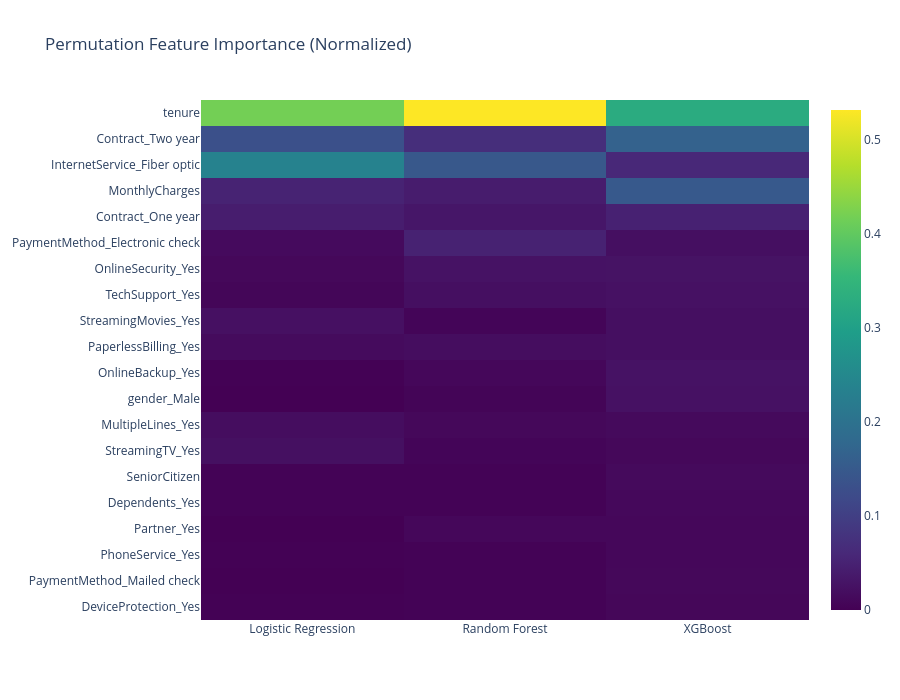

This figure's notebook cell:
### Code cell
# =========================
# Model Analysis
# =========================

fi_df = pd.DataFrame(feature_importances)

top_n = 20

top_features = (
    fi_df.mean(axis=1)
    .sort_values(ascending=False)
    .head(top_n)
    .index
)

fi_top = fi_df.loc[top_features]

fi_norm = fi_top.apply(lambda x: x / x.sum(), axis=0)

fig = px.imshow(
    fi_norm,
    color_continuous_scale="Viridis",
    aspect="auto",
    title="Permutation Feature Importance (Normalized)"
)

fig.update_layout(height=700)
fig.show()

driver_strength = fi_norm.mean(axis=1).sort_values(ascending=False)
top_drivers = driver_strength.head(10)

driver_table = top_drivers.reset_index()
driver_table.columns = ["Feature", "Importance"]
def map_driver(feature):
    if "InternetService" in feature:
        return "Service Type Risk"
    if "Contract" in feature:
        return "Contract Stickiness"
    if "PaymentMethod" in feature or "MonthlyCharges" in feature:
        return "Pricing Sensitivity"
    if "tenure" in feature or "TotalCharges" in feature:
        return "Customer Lifecycle"
    if "TechSupport" in feature or "OnlineSecurity" in feature:
        return "Support Engagement"
    return "Other"

driver_table["Category"] = driver_table["Feature"].apply(map_driver)

summary = (
    driver_table
    .groupby("Category")
    .agg(
        Total_Importance=("Importance", "sum"),
        Feature_Count=("Feature", "count")
    )
    .sort_values("Total_Importance", ascending=False)
)
display(driver_table)
display(summary)

# ---------------------------------------------------------
# SHAP
# ---------------------------------------------------------
scaler = best_model.named_steps["scaler"]
lr_model = best_model.named_steps["model"]

feature_names = x_raw.columns.tolist()

x_shap = x_raw.astype(float)
x_scaled = scaler.transform(x_shap)

# explainer = shap.LinearExplainer(lr_model, x_scaled)

explainer = shap.Explainer(lr_model, x_shap)
shap_values = explainer(x_shap)

shap_values.feature_names = feature_names

shap.plots.beeswarm(shap_values)

shap.plots.bar(shap_values)

### Figure 1 — Plotly figure (JSON) as saved in the notebook; plotly's stock layout.template omitted (floating-point values rounded to 4 significant figures)
{"data": [{"coloraxis": "coloraxis", "hovertemplate": "x: %{x}<br>y: %{y}<br>color: %{z}<extra></extra>", "name": "0", "type": "heatmap", "x": ["Logistic Regression", "Random Forest", "XGBoost"], "xaxis": "x", "y": ["tenure", "Contract_Two year", "InternetService_Fiber optic", "MonthlyCharges", "Contract_One year", "PaymentMethod_Electronic check", "OnlineSecurity_Yes", "TechSupport_Yes", "StreamingMovies_Yes", "PaperlessBilling_Yes", "OnlineBackup_Yes", "gender_Male", "MultipleLines_Yes", "StreamingTV_Yes", "SeniorCitizen", "Dependents_Yes", "Partner_Yes", "PhoneService_Yes", "PaymentMethod_Mailed check", "DeviceProtection_Yes"], "yaxis": "y", "z": [[0.4183, 0.5321, 0.327], [0.1318, 0.06919, 0.1658], [0.2369, 0.1463, 0.05858], [0.05127, 0.04143, 0.1488], [0.04231, 0.03238, 0.04893], [0.01431, 0.04973, 0.02097], [0.01031, 0.02595, 0.02704], [0.007337, 0.02164, 0.02448], [0.02277, 0.006567, 0.02186], [0.01514, 0.01827, 0.02093], [0.0009273, 0.009069, 0.026], [0.0002153, 0.005333, 0.02434], [0.01819, 0.01001, 0.01345], [0.02214, 0.006309, 0.01004], [0.003663, 0.003778, 0.01331], [0.002505, 0.003469, 0.01102], [-1.004e-05, 0.009467, 0.009074], [0.001076, 0.002622, 0.00957], [2.093e-06, 0.002935, 0.009919], [0.0008163, 0.003458, 0.008854]]}], "layout": {"coloraxis": {"autocolorscale": false, "colorscale": [[0, "#440154"], [0.1111, "#482878"], [0.2222, "#3e4989"], [0.3333, "#31688e"], [0.4444, "#26828e"], [0.5556, "#1f9e89"], [0.6667, "#35b779"], [0.7778, "#6ece58"], [0.8889, "#b5de2b"], [1, "#fde725"]]}, "height": 700, "title": {"text": "Permutation Feature Importance (Normalized)"}, "xaxis": {"anchor": "y", "domain": [0, 1]}, "yaxis": {"anchor": "x", "autorange": "reversed", "domain": [0, 1]}}}
